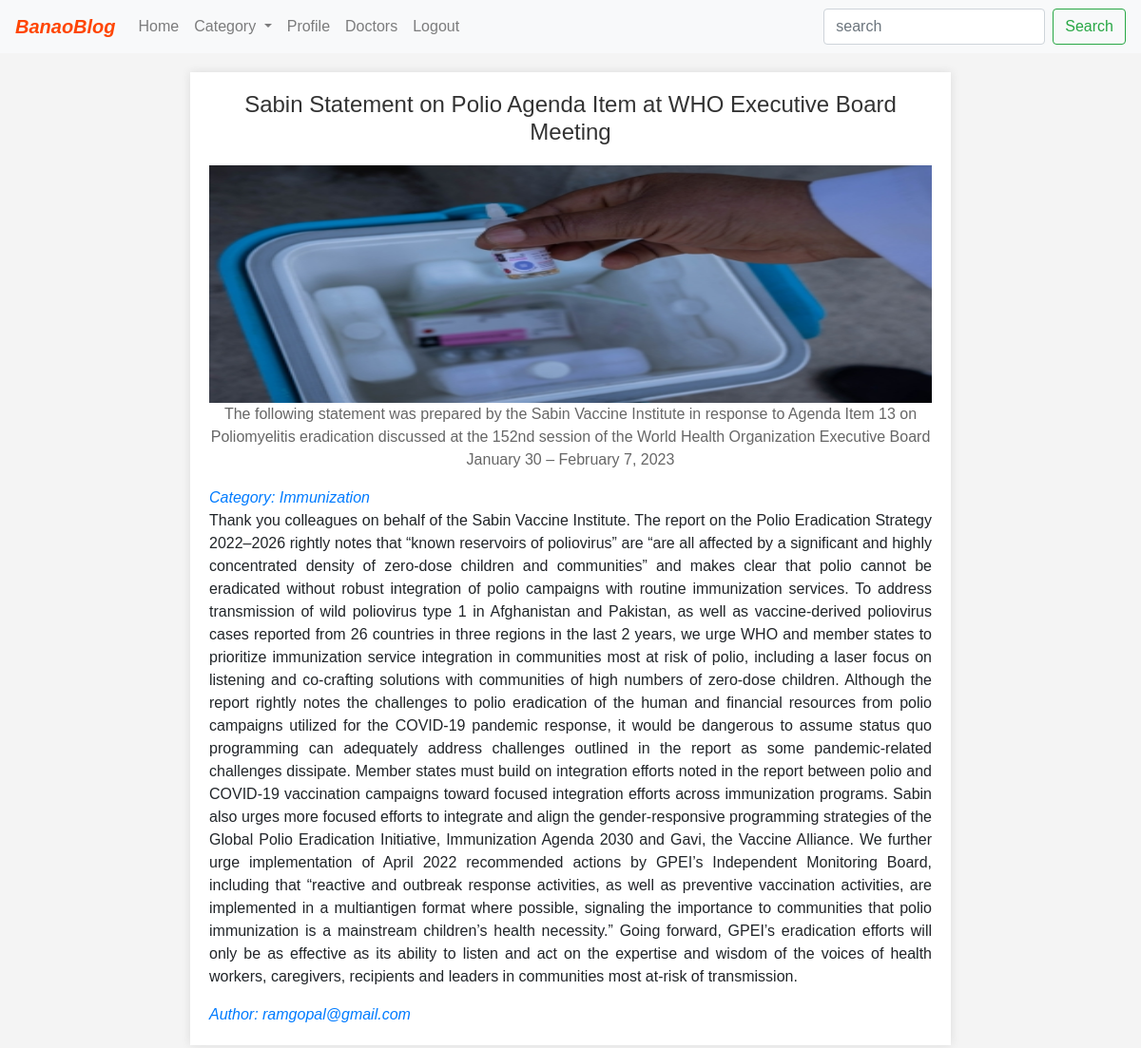
/blog/blog/9/ (signed in), run on the app's committed database.
### blog/models.py (models this page shows, shortened)
class Post(models.Model):
    title = models.CharField(max_length=255)
    summary=models.CharField(max_length=255,blank=True)
    image=models.ImageField(upload_to='blogimage',default=None)
    content = models.TextField()
    created_on = models.DateTimeField(auto_now_add=True)
    categories = models.ForeignKey(Category, on_delete=models.CASCADE)
    draft=models.BooleanField(default=False)
    author=models.CharField(max_length=255,default=False)

class Category(models.Model):
    name = models.CharField(max_length=30)
    def __str__(self):
        return self.name

### blog/views.py (the view)
# urls.py: path("blog/<int:id>/",views.blogdetails,name="blogdetails"),
@login_required(login_url="login")
def blogdetails(request,id):
    posts = Post.objects.get(id=id)
    context={
        'post':posts,
    }
    return render(request,"blog/blogdetail.html",context)

### templates/blog/blogdetail.html (shortened to what this page needs)
{% include './nav.html' %}
<div class="container">
  <h1 class="blog-title">{{post.title}}</h1>
  <img src="{{post.image.url}}" alt="Blog Image" class="blog-image">
  <p class="blog-summary">{{post.summary}}</p>
  <span class="blog-category">Category: {{post.categories}}</span>
  <div class="blog-content">
    <p>
        {{post.content}}
    </p>
  </div>
  <span class="blog-category">Author: {{post.author}}</span>
</div>
</body>
</html>

### templates/blog/blogdetail.html (style rules this page uses)
body { font-family: Arial, sans-serif; background-color: #f4f4f4; margin: 0; padding: 0; }
.container { max-width: 800px; margin: 20px auto; padding: 20px; background-color: #fff; box-shadow: 0 0 10px rgba(0, 0, 0, 0.1); }
.blog-title { font-size: 24px; color: #333; text-align: center; margin-bottom: 20px; }
.blog-image { height: 250px; width: 100%; }
.blog-summary { font-size: 16px; color: #666; text-align: center; }
.blog-category { font-style: italic; color: #007bff; }
.blog-content { text-align: justify; }

### data on the page
Post: title "Sabin Statement on Polio Agenda Item at WHO Executive Board Meeting", image (picture), summary "The following statement was prepared by the Sabin Vaccine Institute in response to Agenda Item 13 on Poliomyelitis eradication discussed at the 152nd session of the World Health Organization Executive Board January 30 – February 7, 2023", categories "Immunization", content "Thank you colleagues on behalf of the Sabin Vaccine Institute. The report on the Polio Eradication Strategy 2022–2026 rightly notes that “known reservoirs of poliovirus” are “are all affected by a significant and highly concentrated density of zero-dose children and communities” and makes clear that polio cannot be eradicated without robust integration of polio campaigns with routine immunization services. To address transmission of wild poliovirus type 1 in Afghanistan and Pakistan, as well as vaccine-derived poliovirus cases reported from 26 countries in three regions in the last 2 years, we urge WHO and member states to prioritize immunization service integration in communities most at…", author "ramgopal@gmail.com"
